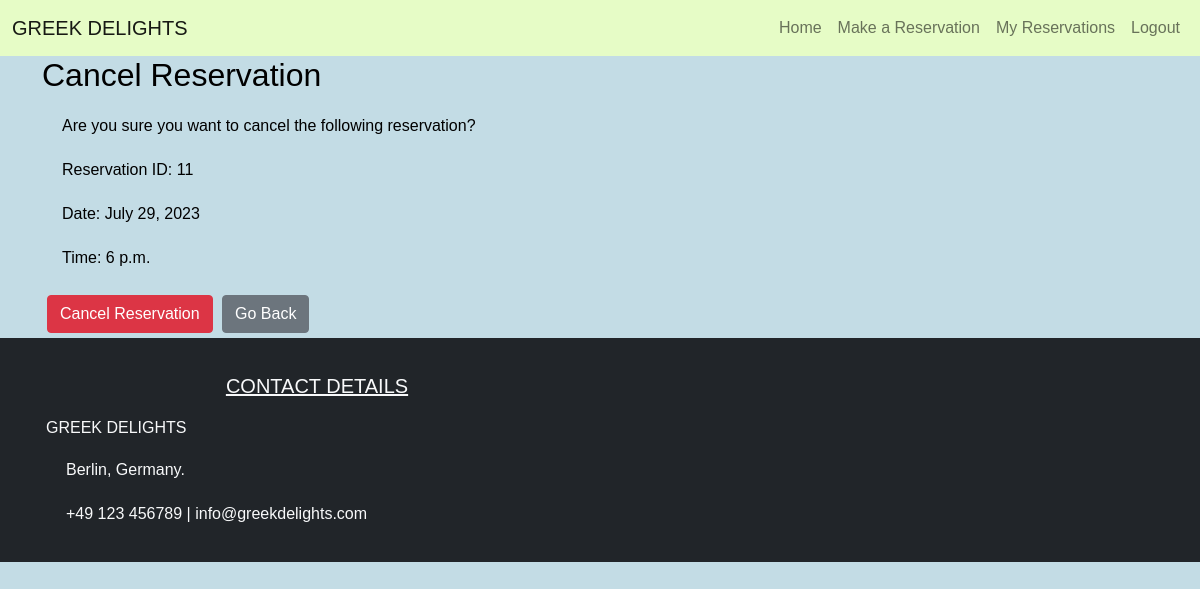
The app's page /cancel/11 (signed in) with its own data.
### reservation/models.py (models this page shows, shortened)
class Reservation(models.Model):
    user = models.ForeignKey(User, on_delete=models.CASCADE)
    full_name = models.CharField(max_length=300, blank=False)
    email = models.EmailField(max_length=300)
    phoneNumberRegex = RegexValidator(regex=r'^\+?1?\d{9,15}$')
    mobile = models.CharField(validators=[phoneNumberRegex], max_length=15, blank=False)
    date = models.DateField(blank=False)
    time = models.TimeField(blank=False)
    guests = models.PositiveIntegerField(blank=False)
    requests = models.TextField(max_length=400, blank=False)
    status = models.IntegerField(choices=STATUS, default=0)
    class Meta:
        ordering = ['-date']
        constraints = [
            models.UniqueConstraint(
                fields=['user', 'date', 'time'], name='unique_reservation'
            ),
        ]

### reservation/views.py (the view)
# urls.py: path('cancel/<reservation_id>', views.cancel_reservation, name='cancel'),
def cancel_reservation(request, reservation_id):
    if request.user.is_authenticated:
        reservation = get_object_or_404(Reservation, id=reservation_id, user=request.user)
        if request.method == 'POST':
            reservation.delete()
            return redirect('reservations')
        else:
            return render(request, 'cancel_reservation.html', {
                'reservation': reservation,
            })
    else:
        return redirect('account_login')

### reservation/templates/cancel_reservation.html (shortened to what this page needs)
{% extends "base.html" %}
{% block content %}
    <div class="container">
        <h2>Cancel Reservation</h2>
        <p>Are you sure you want to cancel the following reservation?</p>
        <p>Reservation ID: {{ reservation.id }}</p>
        <p>Date: {{ reservation.date }}</p>
        <p>Time: {{ reservation.time }}</p>
        <form method="post" id="cancelForm">
            <button type="submit" class="btn btn-danger">Cancel Reservation</button>
            <a href="{% url 'reservations' %}" class="btn btn-secondary">Go Back</a>
        </form>
    </div>
{% endblock %}

### reservation/templates/base.html (style rules this page uses)
body { font-family: sans-serif; color: black; background-color: #c1dbe4f3; }
p, h5 { margin: 20px; }
button { margin:5px }

### records on screen
Reservation: id "11", date "July 29, 2023", time "6 p.m."
